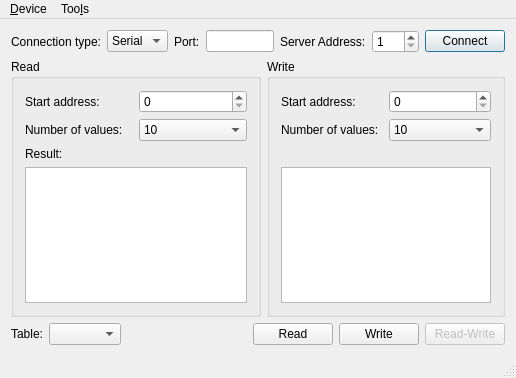
<?xml version="1.0" encoding="UTF-8"?>
<ui version="4.0">
 <class>MASTER_MainWindow</class>
 <widget class="QMainWindow" name="MASTER_MainWindow">
  <property name="geometry">
   <rect>
    <x>0</x>
    <y>0</y>
    <width>516</width>
    <height>378</height>
   </rect>
  </property>
  <property name="maximumSize">
   <size>
    <width>16777215</width>
    <height>1000</height>
   </size>
  </property>
  <property name="windowTitle">
   <string>Modbus Client Example</string>
  </property>
  <widget class="QWidget" name="centralWidget">
   <layout class="QVBoxLayout" name="verticalLayout">
    <item>
     <layout class="QGridLayout" name="gridLayout">
      <item row="0" column="5">
       <widget class="QLabel" name="label_27">
        <property name="sizePolicy">
         <sizepolicy hsizetype="Maximum" vsizetype="Preferred">
          <horstretch>0</horstretch>
          <verstretch>0</verstretch>
         </sizepolicy>
        </property>
        <property name="text">
         <string>Server Address:</string>
        </property>
       </widget>
      </item>
      <item row="0" column="7">
       <widget class="QPushButton" name="connectButton">
        <property name="sizePolicy">
         <sizepolicy hsizetype="Maximum" vsizetype="Fixed">
          <horstretch>0</horstretch>
          <verstretch>0</verstretch>
         </sizepolicy>
        </property>
        <property name="text">
         <string>Connect</string>
        </property>
        <property name="checkable">
         <bool>false</bool>
        </property>
        <property name="autoDefault">
         <bool>false</bool>
        </property>
        <property name="default">
         <bool>true</bool>
        </property>
       </widget>
      </item>
      <item row="0" column="4">
       <spacer name="horizontalSpacer">
        <property name="orientation">
         <enum>Qt::Horizontal</enum>
        </property>
        <property name="sizeHint" stdset="0">
         <size>
          <width>40</width>
          <height>20</height>
         </size>
        </property>
       </spacer>
      </item>
      <item row="0" column="6">
       <widget class="QSpinBox" name="serverEdit">
        <property name="sizePolicy">
         <sizepolicy hsizetype="Maximum" vsizetype="Fixed">
          <horstretch>0</horstretch>
          <verstretch>0</verstretch>
         </sizepolicy>
        </property>
        <property name="minimum">
         <number>1</number>
        </property>
        <property name="maximum">
         <number>247</number>
        </property>
       </widget>
      </item>
      <item row="0" column="1">
       <widget class="QComboBox" name="connectType">
        <item>
         <property name="text">
          <string>Serial</string>
         </property>
        </item>
        <item>
         <property name="text">
          <string>TCP</string>
         </property>
        </item>
       </widget>
      </item>
      <item row="0" column="2">
       <widget class="QLabel" name="label_2">
        <property name="sizePolicy">
         <sizepolicy hsizetype="Maximum" vsizetype="Preferred">
          <horstretch>0</horstretch>
          <verstretch>0</verstretch>
         </sizepolicy>
        </property>
        <property name="text">
         <string>Port:</string>
        </property>
       </widget>
      </item>
      <item row="0" column="0">
       <widget class="QLabel" name="label">
        <property name="text">
         <string>Connection type:</string>
        </property>
       </widget>
      </item>
      <item row="0" column="3">
       <widget class="QLineEdit" name="portEdit">
        <property name="sizePolicy">
         <sizepolicy hsizetype="Preferred" vsizetype="Fixed">
          <horstretch>0</horstretch>
          <verstretch>0</verstretch>
         </sizepolicy>
        </property>
       </widget>
      </item>
     </layout>
    </item>
    <item>
     <layout class="QHBoxLayout" name="horizontalLayout_2">
      <item>
       <widget class="QGroupBox" name="groupBox_2">
        <property name="minimumSize">
         <size>
          <width>250</width>
          <height>0</height>
         </size>
        </property>
        <property name="title">
         <string>Read</string>
        </property>
        <layout class="QGridLayout" name="gridLayout_3">
         <item row="0" column="0">
          <widget class="QLabel" name="label_4">
           <property name="text">
            <string>Start address:</string>
           </property>
          </widget>
         </item>
         <item row="0" column="1">
          <widget class="QSpinBox" name="readAddress">
           <property name="maximum">
            <number>9</number>
           </property>
          </widget>
         </item>
         <item row="1" column="0">
          <widget class="QLabel" name="label_5">
           <property name="text">
            <string>Number of values:</string>
           </property>
          </widget>
         </item>
         <item row="1" column="1">
          <widget class="QComboBox" name="readSize">
           <property name="currentIndex">
            <number>9</number>
           </property>
           <item>
            <property name="text">
             <string>1</string>
            </property>
           </item>
           <item>
            <property name="text">
             <string>2</string>
            </property>
           </item>
           <item>
            <property name="text">
             <string>3</string>
            </property>
           </item>
           <item>
            <property name="text">
             <string>4</string>
            </property>
           </item>
           <item>
            <property name="text">
             <string>5</string>
            </property>
           </item>
           <item>
            <property name="text">
             <string>6</string>
            </property>
           </item>
           <item>
            <property name="text">
             <string>7</string>
            </property>
           </item>
           <item>
            <property name="text">
             <string>8</string>
            </property>
           </item>
           <item>
            <property name="text">
             <string>9</string>
            </property>
           </item>
           <item>
            <property name="text">
             <string>10</string>
            </property>
           </item>
          </widget>
         </item>
         <item row="2" column="0">
          <widget class="QLabel" name="label_9">
           <property name="text">
            <string>Result:</string>
           </property>
          </widget>
         </item>
         <item row="3" column="0" colspan="2">
          <widget class="QListWidget" name="readValue">
           <property name="minimumSize">
            <size>
             <width>0</width>
             <height>0</height>
            </size>
           </property>
          </widget>
         </item>
        </layout>
       </widget>
      </item>
      <item>
       <widget class="QGroupBox" name="writeGroupBox">
        <property name="minimumSize">
         <size>
          <width>225</width>
          <height>0</height>
         </size>
        </property>
        <property name="title">
         <string>Write</string>
        </property>
        <layout class="QGridLayout" name="gridLayout_2">
         <item row="0" column="0">
          <widget class="QLabel" name="label_7">
           <property name="text">
            <string>Start address:</string>
           </property>
          </widget>
         </item>
         <item row="3" column="0" colspan="2">
          <widget class="QTreeView" name="writeValueTable">
           <property name="showDropIndicator" stdset="0">
            <bool>true</bool>
           </property>
           <property name="alternatingRowColors">
            <bool>true</bool>
           </property>
           <property name="rootIsDecorated">
            <bool>false</bool>
           </property>
           <property name="uniformRowHeights">
            <bool>true</bool>
           </property>
           <property name="itemsExpandable">
            <bool>false</bool>
           </property>
           <property name="expandsOnDoubleClick">
            <bool>false</bool>
           </property>
           <attribute name="headerVisible">
            <bool>true</bool>
           </attribute>
          </widget>
         </item>
         <item row="0" column="1">
          <widget class="QSpinBox" name="writeAddress">
           <property name="maximum">
            <number>9</number>
           </property>
          </widget>
         </item>
         <item row="1" column="0">
          <widget class="QLabel" name="label_8">
           <property name="text">
            <string>Number of values:</string>
           </property>
          </widget>
         </item>
         <item row="1" column="1">
          <widget class="QComboBox" name="writeSize">
           <property name="currentIndex">
            <number>9</number>
           </property>
           <item>
            <property name="text">
             <string>1</string>
            </property>
           </item>
           <item>
            <property name="text">
             <string>2</string>
            </property>
           </item>
           <item>
            <property name="text">
             <string>3</string>
            </property>
           </item>
           <item>
            <property name="text">
             <string>4</string>
            </property>
           </item>
           <item>
            <property name="text">
             <string>5</string>
            </property>
           </item>
           <item>
            <property name="text">
             <string>6</string>
            </property>
           </item>
           <item>
            <property name="text">
             <string>7</string>
            </property>
           </item>
           <item>
            <property name="text">
             <string>8</string>
            </property>
           </item>
           <item>
            <property name="text">
             <string>9</string>
            </property>
           </item>
           <item>
            <property name="text">
             <string>10</string>
            </property>
           </item>
          </widget>
         </item>
         <item row="2" column="0">
          <widget class="QLabel" name="label_3">
           <property name="text">
            <string/>
           </property>
          </widget>
         </item>
        </layout>
       </widget>
      </item>
     </layout>
    </item>
    <item>
     <layout class="QHBoxLayout" name="horizontalLayout">
      <item>
       <widget class="QLabel" name="label_6">
        <property name="text">
         <string>Table:</string>
        </property>
       </widget>
      </item>
      <item>
       <widget class="QComboBox" name="writeTable"/>
      </item>
      <item>
       <spacer name="horizontalSpacer_2">
        <property name="orientation">
         <enum>Qt::Horizontal</enum>
        </property>
        <property name="sizeHint" stdset="0">
         <size>
          <width>13</width>
          <height>17</height>
         </size>
        </property>
       </spacer>
      </item>
      <item>
       <widget class="QPushButton" name="readButton">
        <property name="sizePolicy">
         <sizepolicy hsizetype="Maximum" vsizetype="Fixed">
          <horstretch>0</horstretch>
          <verstretch>0</verstretch>
         </sizepolicy>
        </property>
        <property name="text">
         <string>Read</string>
        </property>
       </widget>
      </item>
      <item>
       <widget class="QPushButton" name="writeButton">
        <property name="text">
         <string>Write</string>
        </property>
       </widget>
      </item>
      <item>
       <widget class="QPushButton" name="readWriteButton">
        <property name="enabled">
         <bool>false</bool>
        </property>
        <property name="text">
         <string>Read-Write</string>
        </property>
       </widget>
      </item>
     </layout>
    </item>
   </layout>
  </widget>
  <widget class="QStatusBar" name="statusBar"/>
  <widget class="QMenuBar" name="menuBar">
   <property name="geometry">
    <rect>
     <x>0</x>
     <y>0</y>
     <width>516</width>
     <height>21</height>
    </rect>
   </property>
   <widget class="QMenu" name="menuDevice">
    <property name="title">
     <string>&amp;Device</string>
    </property>
    <addaction name="actionConnect"/>
    <addaction name="actionDisconnect"/>
    <addaction name="separator"/>
    <addaction name="actionExit"/>
   </widget>
   <widget class="QMenu" name="menuToo_ls">
    <property name="title">
     <string>Too&amp;ls</string>
    </property>
    <addaction name="actionOptions"/>
   </widget>
   <addaction name="menuDevice"/>
   <addaction name="menuToo_ls"/>
  </widget>
  <action name="actionConnect">
   <property name="icon">
    <iconset resource="master.qrc">
     <normaloff>:/images/connect.png</normaloff>:/images/connect.png</iconset>
   </property>
   <property name="text">
    <string>&amp;Connect</string>
   </property>
  </action>
  <action name="actionDisconnect">
   <property name="icon">
    <iconset resource="master.qrc">
     <normaloff>:/images/disconnect.png</normaloff>:/images/disconnect.png</iconset>
   </property>
   <property name="text">
    <string>&amp;Disconnect</string>
   </property>
  </action>
  <action name="actionExit">
   <property name="icon">
    <iconset resource="master.qrc">
     <normaloff>:/images/application-exit.png</normaloff>:/images/application-exit.png</iconset>
   </property>
   <property name="text">
    <string>&amp;Quit</string>
   </property>
  </action>
  <action name="actionOptions">
   <property name="icon">
    <iconset resource="master.qrc">
     <normaloff>:/images/settings.png</normaloff>:/images/settings.png</iconset>
   </property>
   <property name="text">
    <string>&amp;Options</string>
   </property>
  </action>
 </widget>
 <layoutdefault spacing="6" margin="11"/>
 <tabstops>
  <tabstop>connectType</tabstop>
  <tabstop>portEdit</tabstop>
  <tabstop>serverEdit</tabstop>
  <tabstop>connectButton</tabstop>
  <tabstop>readAddress</tabstop>
  <tabstop>readSize</tabstop>
  <tabstop>readValue</tabstop>
  <tabstop>writeAddress</tabstop>
  <tabstop>writeSize</tabstop>
  <tabstop>writeValueTable</tabstop>
  <tabstop>writeTable</tabstop>
  <tabstop>readButton</tabstop>
  <tabstop>writeButton</tabstop>
  <tabstop>readWriteButton</tabstop>
 </tabstops>
 <resources>
  <include location="master.qrc"/>
 </resources>
 <connections/>
</ui>
